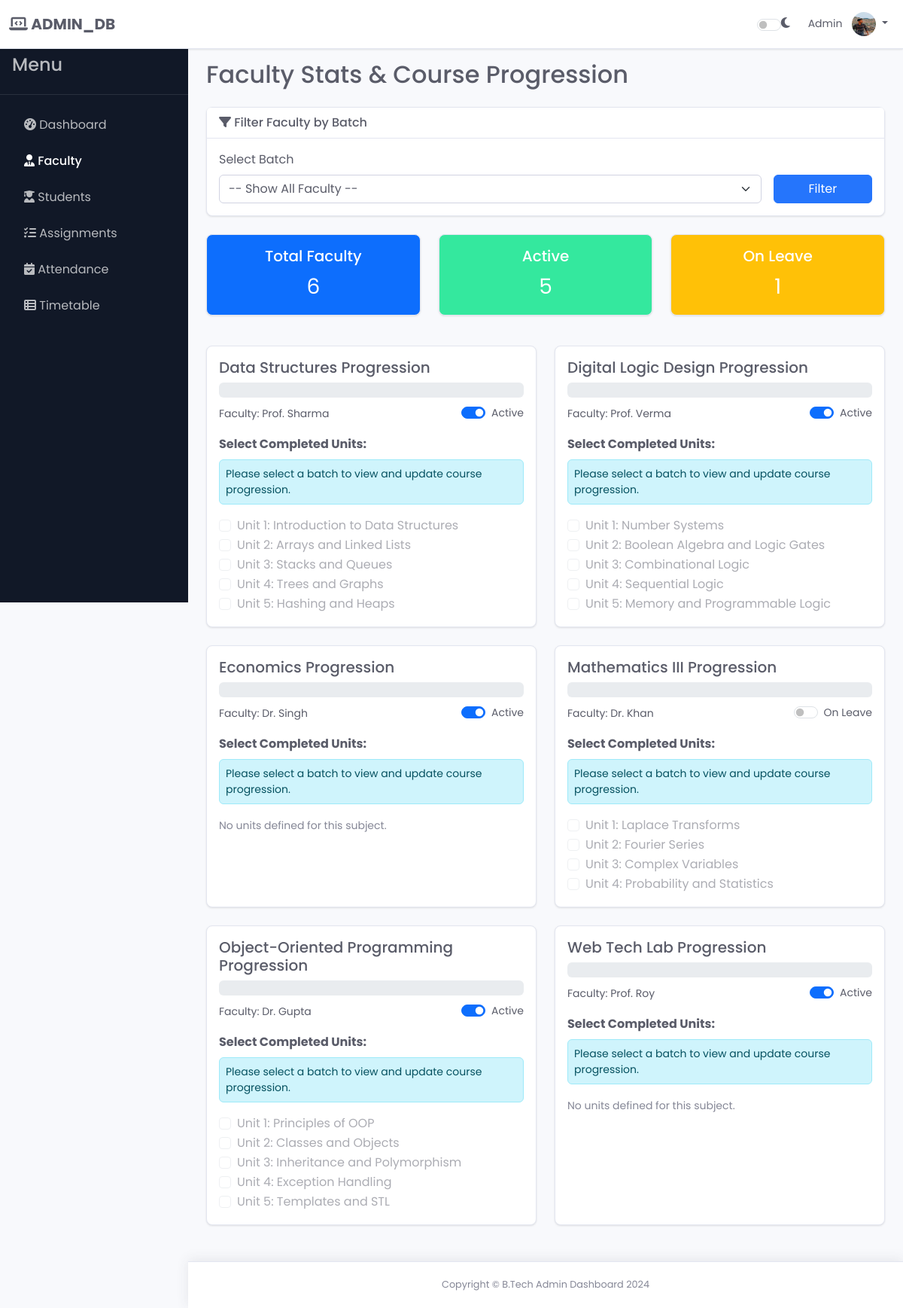
The page /teachers.php (signed in) on the database its author committed.
### tables this page shows
CREATE TABLE IF NOT EXISTS `teachers` (
  `id` int(11) NOT NULL AUTO_INCREMENT,
  `name` varchar(255) NOT NULL,
  `subject` varchar(255) NOT NULL,
  `status` enum('active','on_leave') NOT NULL DEFAULT 'active',
  PRIMARY KEY (`id`)
);

CREATE TABLE IF NOT EXISTS `subject_units` (
  `id` int(11) NOT NULL AUTO_INCREMENT,
  `subject_name` varchar(255) NOT NULL,
  `unit_number` int(11) NOT NULL,
  `unit_name` varchar(255) NOT NULL,
  PRIMARY KEY (`id`),
  KEY `subject_name_idx` (`subject_name`),
  CONSTRAINT `subject_units_ibfk_1` FOREIGN KEY (`subject_name`) REFERENCES `subjects` (`name`) ON DELETE CASCADE ON UPDATE CASCADE
);

### teachers.php (the view, shortened to what this page needs)
<?php
require_once 'db.php';
$selectedBatchId = isset($_GET['batch_id']) ? (int)$_GET['batch_id'] : 0;
$whereClause = '';
$summaryQuery = "
    SELECT
        COUNT(id) as total,
        SUM(CASE WHEN status = 'active' THEN 1 ELSE 0 END) as active,
        SUM(CASE WHEN status = 'on_leave' THEN 1 ELSE 0 END) as on_leave
    FROM teachers
    $whereClause
";
$stmt_summary = $conn->prepare($summaryQuery);
$stmt_summary->execute();
$summaryResult = $stmt_summary->get_result();
$summaryCounts = $summaryResult->fetch_assoc();
$totalTeachers = $summaryCounts['total'] ?? 0;
$activeTeachers = $summaryCounts['active'] ?? 0;
$onLeaveTeachers = $summaryCounts['on_leave'] ?? 0;
$teachersQuery = "SELECT id, name, subject, status FROM teachers $whereClause ORDER BY subject, name";
$stmt_teachers = $conn->prepare($teachersQuery);
$stmt_teachers->execute();
$allTeachersResult = $stmt_teachers->get_result();
$allUnitsResult = $conn->query("SELECT id, subject_name, unit_number, unit_name FROM subject_units ORDER BY subject_name, unit_number");
$subjectUnits = [];
if ($allUnitsResult) {
    while ($unit = $allUnitsResult->fetch_assoc()) {
        $subjectUnits[$unit['subject_name']][] = $unit;
    }
}
$completedUnitsMap = [];
require_once 'header.php';
?>
<h2 class="mb-4">Faculty Stats & Course Progression</h2>
<div class="card mb-4">
    <div class="card-header">
        <i class="fa fa-filter"></i> Filter Faculty by Batch
    </div>
    <div class="card-body">
        <form action="teachers.php" method="GET" class="row g-3 align-items-end">
            <div class="col-md-10">
                <label for="batch_id" class="form-label">Select Batch</label>
                <select class="form-select" name="batch_id" id="batch_id" onchange="this.form.submit()">
                    <option value="0">-- Show All Faculty --</option>
                </select>
            </div>
            <div class="col-md-2">
                <button type="submit" class="btn btn-primary w-100">Filter</button>
            </div>
        </form>
    </div>
</div>
<div class="row text-center mb-4">
    <div class="col-md-4 mb-3">
        <div class="card text-white bg-primary h-100">
            <div class="card-body">
                <h5 class="card-title">Total Faculty</h5>
                <p class="card-text fs-3" id="totalTeachers"><?php echo $totalTeachers; ?></p>
            </div>
        </div>
    </div>
    <div class="col-md-4 mb-3">
        <div class="card text-white bg-success h-100">
            <div class="card-body">
                <h5 class="card-title">Active</h5>
                <p class="card-text fs-3" id="activeTeachers"><?php echo $activeTeachers; ?></p>
            </div>
        </div>
    </div>
    <div class="col-md-4 mb-3">
        <div class="card text-white bg-warning h-100">
            <div class="card-body">
                <h5 class="card-title">On Leave</h5>
                <p class="card-text fs-3" id="onLeaveTeachers"><?php echo $onLeaveTeachers; ?></p>
            </div>
        </div>
    </div>
</div>
<div class="row">
    <?php if ($allTeachersResult && $allTeachersResult->num_rows > 0) : ?>
        <?php
        while ($teacher = $allTeachersResult->fetch_assoc()) :
            $currentSubject = trim($teacher['subject']);
            $unitsForThisSubject = $subjectUnits[$currentSubject] ?? [];
            $totalUnitsForSubject = count($unitsForThisSubject);
            $completedUnitIds = $completedUnitsMap[$teacher['id']] ?? [];
        ?>
            <div class="col-md-6 mb-4">
                <div class="card progression-card h-100">
                    <div class="card-body">
                        <div>
                            <h5 class="card-title"><?php echo htmlspecialchars($teacher['subject']); ?> Progression</h5>
                            <div class="progress mb-2" style="height: 20px;">
                            </div>
                            <div class="d-flex justify-content-between align-items-center">
                                <small>Faculty: <?php echo htmlspecialchars($teacher['name']); ?></small>
                                <div class="form-check form-switch">
                                    <input class="form-check-input status-toggle" type="checkbox" role="switch" id="status-toggle-<?php echo $teacher['id']; ?>" data-teacher-id="<?php echo $teacher['id']; ?>" <?php if ($teacher['status'] == 'active') echo 'checked'; ?>>
                                    <label class="form-check-label small" for="status-toggle-<?php echo $teacher['id']; ?>">
                                        <?php echo ($teacher['status'] == 'active') ? 'Active' : 'On Leave'; ?>
                                    </label>
                                </div>
                            </div>
                        </div>
                        <div class="mt-3 unit-selection-container" data-total-units="<?php echo $totalUnitsForSubject; ?>">
                            <label class="form-label fw-bold">Select Completed Units:</label>
                            <?php if ($selectedBatchId <= 0) : ?>
                                <div class="alert alert-info small p-2">Please select a batch to view and update course progression.</div>
                            <?php endif; ?>
                            <div class="unit-checkbox-list">
                                <?php if (!empty($unitsForThisSubject)) : ?>
                                    <?php foreach ($unitsForThisSubject as $unit) : ?>
                                        <div class="form-check">
                                            <input class="form-check-input unit-checkbox" type="checkbox"
                                                id="unit-check-T<?php echo $teacher['id']; ?>-U<?php echo $unit['id']; ?>" data-teacher-id="<?php echo $teacher['id']; ?>" data-unit-id="<?php echo $unit['id']; ?>"
                                                <?php if (in_array($unit['id'], $completedUnitIds)) echo 'checked'; ?> <?php if ($teacher['status'] == 'on_leave' || $selectedBatchId <= 0) echo 'disabled'; ?>>
                                            <label class="form-check-label" for="unit-check-T<?php echo $teacher['id']; ?>-U<?php echo $unit['id']; ?>">
                                                Unit <?php echo $unit['unit_number']; ?>: <?php echo htmlspecialchars($unit['unit_name']); ?>
                                            </label>
                                        </div>
                                    <?php endforeach; ?>
                                <?php else : ?>
                                    <small class="text-muted">No units defined for this subject.</small>
                                <?php endif; ?>
                            </div>
                        </div>
                    </div>
                </div>
            </div>
        <?php endwhile; ?>
    <?php endif; ?>
</div>
<?php
require_once 'footer.php';
?>

### header.php (shortened to what this page needs)
<?php
$currentPage = basename($_SERVER['SCRIPT_NAME']);
?>
<!DOCTYPE html>
<html lang="en">
<head>
    <link href="https://cdn.jsdelivr.net/npm/bootstrap@5.3.3/dist/css/bootstrap.min.css" rel="stylesheet">
    <link rel="stylesheet" href="https://cdnjs.cloudflare.com/ajax/libs/font-awesome/6.4.0/css/all.min.css">
    <link rel="stylesheet" href="assest/css/layout.css">
    <link rel="stylesheet" href="assest/css/theme.css">
</head>
<body>
    <nav class="navbar navbar-expand-lg navbar-light fixed-top">
        <div class="container-fluid">
            <span class="navbar-brand fw-bold">
                <i class="fa fa-laptop-code"></i> ADMIN_DB
            </span>
            <div class="collapse navbar-collapse justify-content-end" id="navbarMenu">
                <ul class="navbar-nav align-items-center ms-auto">
                    <li class="nav-item me-3">
                        <div class="theme-switcher form-check form-switch d-flex align-items-center">
                            <input class="form-check-input" type="checkbox" id="themeSwitch" role="switch">
                            <label class="form-check-label" for="themeSwitch">
                                <i class="fas fa-moon"></i>
                            </label>
                        </div>
                    </li>
                    <li class="nav-item dropdown">
                        <a class="nav-link dropdown-toggle" href="#" id="userDropdown" role="button" data-bs-toggle="dropdown" aria-expanded="false">
                            <span class="me-2 d-none d-lg-inline text-gray-600 small"><?php echo htmlspecialchars($_SESSION['user_email'] ?? 'Admin'); ?></span>
                            <img src="assest/images/me.jpg" alt="Profile" class="rounded-circle" width="32" height="32">
                        </a>
                    </li>
                </ul>
            </div>
        </div>
    </nav>
    <div class="sidebar" id="sidebar">
        <div class="sidebar-header p-3">
            <h4>Menu</h4>
        </div>
        <ul class="nav flex-column p-3 sidebar-nav">
            <li class="nav-item">
                <a class="nav-link <?php if ($currentPage == 'dashboard.php') echo 'active'; ?>" href="dashboard.php">
                    <i class="nav-icon fa fa-tachometer-alt"></i> Dashboard
                </a>
            </li>
            <li class="nav-item">
                <a class="nav-link <?php if ($currentPage == 'teachers.php') echo 'active'; ?>" href="teachers.php">
                    <i class="nav-icon fa fa-user-tie"></i> Faculty
                </a>
            </li>
            <li class="nav-item">
                <a class="nav-link <?php if ($currentPage == 'students.php') echo 'active'; ?>" href="students.php">
                    <i class="nav-icon fa fa-user-graduate"></i> Students
                </a>
            </li>
            <li class="nav-item">
                <a class="nav-link <?php if ($currentPage == 'assignments.php') echo 'active'; ?>" href="assignments.php">
                    <i class="nav-icon fa fa-tasks"></i> Assignments
                </a>
            </li>
            <li class="nav-item">
                <a class="nav-link <?php if ($currentPage == 'attendance.php') echo 'active'; ?>" href="attendance.php">
                    <i class="nav-icon fa fa-calendar-check"></i> Attendance
                </a>
            </li>
            <li class="nav-item">
                <a class="nav-link <?php if ($currentPage == 'timetable.php') echo 'active'; ?>" href="timetable.php">
                    <i class="nav-icon fa fa-table-list"></i> Timetable
                </a>
            </li>
        </ul>
    </div>
    <div class="main-content">

### footer.php (shortened to what this page needs)
    </div>
    <footer class="sticky-footer">
        <div class="container my-auto">
            <div class="copyright text-center my-auto">
                <span>Copyright &copy; B.Tech Admin Dashboard 2024</span>
            </div>
        </div>
    </footer>
    <div class="toast-container position-fixed bottom-0 end-0 p-3" style="z-index: 1100"></div>
</body>
</html>

### assest/css/layout.css (style rules this page uses)
:root { --sidebar-width: 250px; --navbar-height: 56px; --transition-speed: 0.3s; --sidebar-bg: #111827; --sidebar-text: rgba(255, 255, 255, 0.7); --sidebar-text-hover: #ffffff; }
body { font-family: 'Poppins', sans-serif; }
.navbar.fixed-top { box-shadow: 0 1px 3px 0 rgba(0, 0, 0, 0.07), 0 1px 2px 0 rgba(0, 0, 0, 0.04); z-index: 1030; }
.sidebar { width: var(--sidebar-width); height: 100vh; position: fixed; top: 0; left: 0; z-index: 1020; background-color: var(--sidebar-bg); color: var(--sidebar-text); padding-top: var(--navbar-height); transition: transform var(--transition-speed) ease-in-out; }
.sidebar-header { border-bottom: 1px solid rgba(255, 255, 255, 0.1); }
.sidebar .nav-link { color: var(--sidebar-text); padding: 0.75rem 1rem; border-radius: 0.375rem; transition: background-color 0.2s, color 0.2s; }
.sidebar .nav-link.active { color: var(--sidebar-text-hover); font-weight: 500; }
.main-content { padding-top: calc(var(--navbar-height) + 1.5rem); padding-left: 1.5rem; padding-right: 1.5rem; padding-bottom: 1.5rem; margin-left: var(--sidebar-width); transition: margin-left var(--transition-speed) ease-in-out; }
.sticky-footer { padding: 1.5rem 1.5rem; background-color: var(--header-bg); box-shadow: 0 -0.1rem 1rem 0 rgba(58, 59, 69, 0.1); margin-left: var(--sidebar-width); transition: margin-left var(--transition-speed) ease-in-out; border-top: 1px solid var(--header-border-color); }
.copyright { line-height: 1; font-size: .8rem; color: var(--text-muted-color); }
.card { border-radius: 0.5rem; box-shadow: 0 1px 3px 0 rgba(0, 0, 0, 0.07), 0 1px 2px 0 rgba(0, 0, 0, 0.04); }
.card-header { font-weight: 500; color: var(--text-color); }
.btn-primary { background-color: var(--link-color); border-color: var(--link-color); }

### assest/css/theme.css (style rules this page uses)
:root { --body-bg: #f8f9fc; --text-color: #5a5c69; --card-bg: #fff; --card-border-color: #e3e6f0; --header-bg: #fff; --header-border-color: #e3e6f0; --table-border-color: #e3e6f0; --table-striped-bg: #f8f9fc; --form-control-bg: #fff; --form-control-border: #d1d3e2; --text-muted-color: #858796; --text-primary-color: #2575fc; --link-color: #2575fc; --bs-success-rgb: 52, 232, 158; --bs-warning-rgb: 255, 193, 7; --bs-danger-rgb: 220, 53, 69; --bs-info-rgb: 23, 162, 184; --text-success-color: #10b981; --text-info-color: #0ea5e9; --text-warning-color: #f59e0b; --text-danger-color: #ef4444; }
body { background-color: var(--body-bg); color: var(--text-color); }
a { color: var(--link-color); }
.card { background-color: var(--card-bg); border-color: var(--card-border-color); color: var(--text-color); }
.card-header, .card-footer { background-color: var(--card-bg); border-bottom-color: var(--card-border-color); border-top-color: var(--card-border-color); color: var(--text-color); }
.navbar { background-color: var(--header-bg); border-bottom: 1px solid var(--header-border-color); }
.navbar .navbar-brand, .navbar .nav-link { color: var(--text-color); }
.form-control, .form-select { background-color: var(--form-control-bg); color: var(--text-color); border-color: var(--form-control-border); }
.text-muted { color: var(--text-muted-color) !important; }

### rows shown on the page
teachers: subject "Data Structures", name "Prof. Sharma", status "☑", shows "Active"
subject_units: unit_number "1", unit_name "Introduction to Data Structures"
subject_units: unit_number "2", unit_name "Arrays and Linked Lists"
subject_units: unit_number "3", unit_name "Stacks and Queues"
subject_units: unit_number "4", unit_name "Trees and Graphs"
subject_units: unit_number "5", unit_name "Hashing and Heaps"
teachers: subject "Digital Logic Design", name "Prof. Verma", status "☑", shows "Active"
subject_units: unit_number "1", unit_name "Number Systems"
subject_units: unit_number "2", unit_name "Boolean Algebra and Logic Gates"
subject_units: unit_number "3", unit_name "Combinational Logic"
subject_units: unit_number "4", unit_name "Sequential Logic"
subject_units: unit_number "5", unit_name "Memory and Programmable Logic"
teachers: subject "Economics", name "Dr. Singh", status "☑", shows "Active", shows "No units defined for this subject."
teachers: subject "Mathematics III", name "Dr. Khan", shows "On Leave"
subject_units: unit_number "1", unit_name "Laplace Transforms"
subject_units: unit_number "2", unit_name "Fourier Series"
subject_units: unit_number "3", unit_name "Complex Variables"
subject_units: unit_number "4", unit_name "Probability and Statistics"
teachers: subject "Object-Oriented Programming", name "Dr. Gupta", status "☑", shows "Active"
subject_units: unit_number "1", unit_name "Principles of OOP"
subject_units: unit_number "2", unit_name "Classes and Objects"
subject_units: unit_number "3", unit_name "Inheritance and Polymorphism"
subject_units: unit_number "4", unit_name "Exception Handling"
subject_units: unit_number "5", unit_name "Templates and STL"
teachers: subject "Web Tech Lab", name "Prof. Roy", status "☑", shows "Active", shows "No units defined for this subject."

### other values the page prints
$_SESSION['user_email'] "Admin"
$totalTeachers "6"
$activeTeachers "5"
$onLeaveTeachers "1"
